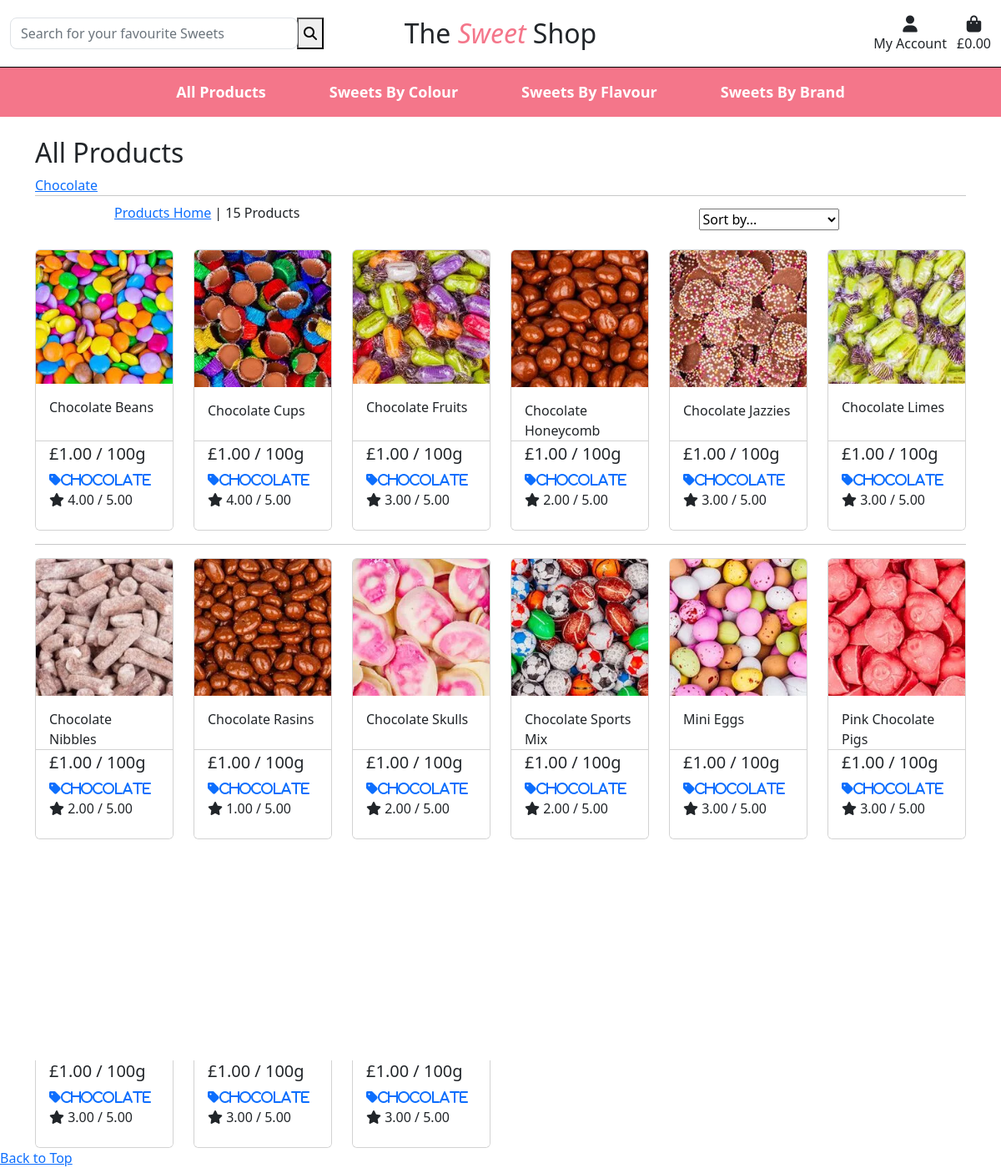
The app's page /products/?category=chocolate with its own data.
### products/models.py (models this page shows, shortened)
class Category(models.Model):
    class Meta:
        verbose_name_plural = 'Categories'
    name = models.CharField(max_length=254)
    friendly_name = models.CharField(max_length=254, null=True, blank=True)

class Product(models.Model):
    category = models.ForeignKey('Category', null=True, blank=True, on_delete=models.SET_NULL)
    name = models.CharField(max_length=254)
    description = models.TextField(null=True, blank=True)
    price = models.DecimalField(max_digits=6, decimal_places=2)
    color = models.CharField(max_length=254, null=True, blank=True)
    flavour = models.CharField(max_length=254, null=True, blank=True)
    brand = models.CharField(max_length=254, null=True, blank=True)
    vegetarian = models.BooleanField()
    rating = models.DecimalField(max_digits=6, decimal_places=2, null=True, blank=True)
    image = models.ImageField(null=True, blank=True)

### products/views.py (the view, shortened to what this page needs)
# urls.py: path('', views.all_products, name='products'),
def all_products(request):
    products = Product.objects.all()
    query = None
    categories = None
    sort = None
    direction = None
    if request.GET:
        if 'category' in request.GET:
            categories = request.GET['category'].split(',')
            products = products.filter(category__name__in=categories)
            categories = Category.objects.filter(name__in=categories)
        if 'color' in request.GET:
            color = request.GET['color'].split(',')
            products = products.filter(color__in=color)
        if 'flavour' in request.GET:
            flavour = request.GET['flavour'].split(',')
            products = products.filter(flavour__in=flavour)
        if 'brand' in request.GET:
            brand = request.GET['brand'].split(',')
            products = products.filter(brand__in=brand)
    current_sorting = f'{sort}_{direction}'
    context = {
        'products': products,
        'search_term': query,
        'current_categories': categories,
        'current_sorting': current_sorting,
    }
    return render(request, 'products/products.html', context)

### shopping_bag/contexts.py (called while the page is built, shortened)
def shopping_bag_contents(request):
    shopping_bag_items = []
    total = 0
    product_count = 0
    shopping_bag = request.session.get('shopping_bag', {})
    grand_total = total
    context = {
        'shopping_bag_items': shopping_bag_items,
        'total': total,
        'product_count': product_count,
        'grand_total': grand_total,
    }
    return context

### products/templates/products/products.html (shortened to what this page needs)
{% extends "base.html" %}
{% load static %}
{% block content %}
<div class="cover"></div>
<div class="container push-down">
    <div class="row">
        <div class="col mt-4">
            <h2>All Products</h2>
                {% for current in current_categories %}
                <a href="{% url 'products' %}?categories={{ current.name }}">
                    <span>{{ current.friendly_name }}</span>
                </a>
                {% endfor %}
            <hr class="my-0">
        </div>
    </div>
    <div class="row mt-1 mb-2">
        <div class="col-10 offset-1">
            <div class="row mt-1 mb-2">
                <div
                    class="col-12 col-md-6 my-auto order-md-last d-flex justifiy-content-center justify-content-md-end">
                    <div class="w-50">
                        <select class="" id="sort-selector">
                            <option value="reset" {% if current_sorting == 'None_None' %}selected{% endif %}>Sort by...</option>
                        </select>
                    </div>
                </div>
                <div class="col-12 col-md-6 order-md-first">
                    <p>
                        {% if search_term or current_categories or current_sorting != 'None_None' %}
                            <span>
                                <a href="{% url 'products' %}">Products Home</a> |
                            </span>
                        {% endif %}
                        {{ products|length }} Products {% if search_term %} found for {{ search_term }}{% endif %}
                    </p>
                </div>
            </div>
        </div>
    </div>
    <div class="row">
        {% for product in products %}
            <div class="col-6 col-md-4 col-lg-3 col-xl-2">
                <div class="card h-100">
                    <a href="{% url 'product_detail' product.id %}">
                        <img class="card-img-top img-fluid" src="{{ product.image.url }}" alt="{{ product.name }}">
                    </a>
                    <div class="card-body pb-0">
                        <div class="mb-0">{{ product.name }}</div>
                    </div>
                    <div class="card-footer bg-white pt-0">
                        <div class="row">
                            <div class="col">
                                <p class="lead mb-0">£{{ product.price }} / 100g</p>
                                {% if product.category %}
                                    <p class="mt-1 mb-0">
                                        <a href="{% url 'products' %}?category={{ product.category.name }}">
                                            <i class="fas fa-tag mr-1">{{ product.category.friendly_name }}</i>
                                        </a>
                                    </p>
                                {% endif %}
                                {% if product.rating %}
                                    <p><i class="fas fa-star mr-1"></i> {{ product.rating }} / 5.00</p>
                                {% else %}
                                    <p>No Rating</p>
                                {% endif %}
                            </div>
                        </div>
                    </div>
                </div>
            </div>
            {% if forloop.counter|divisibleby:6 %}
                <div class="col-12 d-none d-xl-block">
                    <hr>
                </div>
            {% endif %}
        {% endfor %}
    </div>
</div>
<div>
    <a class="back-to-top">Back to Top</a>
</div>
{% endblock %}

### static/css/base.css (style rules this page uses)
.cover { height: 100%; width: 100%; top: 0; left: 0; position: fixed; background: white; z-index: -1; }
.push-down { margin-top: 140px; }

### records on screen
Category: friendly_name "Chocolate"
Product: image (picture), name "Chocolate Beans", price "1.00", category.friendly_name "Chocolate", rating "4.00"
Product: image (picture), name "Chocolate Cups", price "1.00", category.friendly_name "Chocolate", rating "4.00"
Product: image (picture), name "Chocolate Fruits", price "1.00", category.friendly_name "Chocolate", rating "3.00"
Product: image (picture), name "Chocolate Honeycomb", price "1.00", category.friendly_name "Chocolate", rating "2.00"
Product: image (picture), name "Chocolate Jazzies", price "1.00", category.friendly_name "Chocolate", rating "3.00"
Product: image (picture), name "Chocolate Limes", price "1.00", category.friendly_name "Chocolate", rating "3.00"
Product: image (picture), name "Chocolate Nibbles", price "1.00", category.friendly_name "Chocolate", rating "2.00"
Product: image (picture), name "Chocolate Rasins", price "1.00", category.friendly_name "Chocolate", rating "1.00"
Product: image (picture), name "Chocolate Skulls", price "1.00", category.friendly_name "Chocolate", rating "2.00"
Product: image (picture), name "Chocolate Sports Mix", price "1.00", category.friendly_name "Chocolate", rating "2.00"
Product: image (picture), name "Mini Eggs", price "1.00", category.friendly_name "Chocolate", rating "3.00"
Product: image (picture), name "Pink Chocolate Pigs", price "1.00", category.friendly_name "Chocolate", rating "3.00"
Product: image (picture), price "1.00", category.friendly_name "Chocolate", rating "3.00"
Product: image (picture), price "1.00", category.friendly_name "Chocolate", rating "3.00"
Product: image (picture), price "1.00", category.friendly_name "Chocolate", rating "3.00"

### other values on screen
{{ products|length }} "15"
